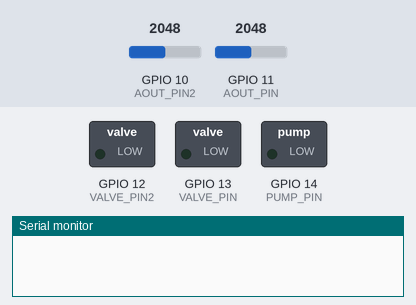
Bench run of a sketch on a simulated ESP32. Shown: switched loads named in the sketch (green lamp = pin HIGH), the last lines printed to the serial monitor. Inputs (shaded band) come from the test bench; at power-on: GPIO 10 (AOUT_PIN2) = 2048, GPIO 11 (AOUT_PIN) = 2048. WiFi joins after 1.5 s; servers stay silent unless stated; no MQTT or app messages arrive unless stated.

Above: at 0.0 s.
At 14.3 s:
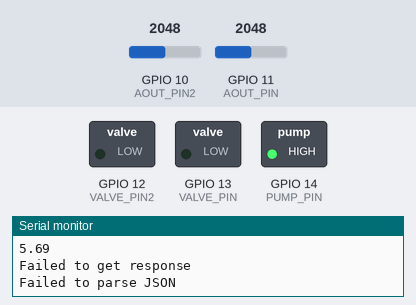
Timing chart, 0 to 15.8 s (numbered marks = the images above):
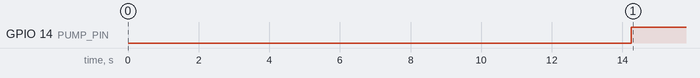

The sketch:

wifiAndIOtest.ino
```cpp
/************************* Project Overview******************************************************************/
// Kevin Root
//4/11/23
//PlantCare
//Included libraries, setup, setup function, loop function
//WiFiConnect, AIOConnect, Sensor, Watering, Timer, Post, Get, Schedule
/************************* Included Libraries ***************************************************************/
#include <WiFi.h>
#include <Adafruit_MQTT.h>
#include <Adafruit_MQTT_Client.h>
#include <HTTPClient.h>
#include <ArduinoJson.h>
/************************* Relay Setup **********************************************************************/
#define PUMP_PIN 14                                       // pin that controls pump
#define VALVE_PIN 13                                      // pin that controls first valve
#define VALVE_PIN2 12                                    //pin that controls second valve
/************************* Sensor Setup *********************************************************************/
#define AOUT_PIN 11                                      //moisture sensor pin
#define AOUT_PIN2 10                                     //second moisture sensor pin
/************************* Adafruit.io Setup ****************************************************************/
#define AIO_SERVER      "io.adafruit.com"                  // Adafruit.io MQTT server
#define AIO_SERVERPORT  1883                               // Adafruit.io MQTT server port
#define AIO_USERNAME    "kevinroot"                        // Adafruit.io username
#define AIO_KEY         "aio_OhUC65cMgTlbcgL7Ww8TIW7X3axv" // Adafruit.io key
#define AIO_FEED        "moist"                            // Adafruit.io feed name
#define AIO_FEED2       "moistier"                         // Adafruit.io second feed name
/************************* WiFi Setup ***********************************************************************/
#define WIFI_SSID       "Kevin's iPhone"                   // Wi-Fi SSID
#define WIFI_PASS       "abcdefgh"                         // Wi-Fi password
/************************* Server Setup *********************************************************************/
WiFiClient espClient;
int serverPort = 443;
const char* postRequestUrl = "https://webhook.site/4de5f86d-e288-46a9-b379-957cf26fe7aa";
const char* websiteUrl = "https://h2bros.ddns.net/cards";
const char* websiteUrl2 = "https://h2bros.ddns.net/set_last_watered";
/************************* Adafruit.io MQTT Client Setup ****************************************************/
Adafruit_MQTT_Client mqttClient(&espClient, AIO_SERVER, AIO_SERVERPORT, AIO_USERNAME, AIO_KEY);
/************************* Adafruit.io MQTT Feeds ***********************************************************/
Adafruit_MQTT_Publish mqttPublishFeed = Adafruit_MQTT_Publish(&mqttClient, AIO_USERNAME "/feeds/" AIO_FEED);
Adafruit_MQTT_Publish mqttPublishFeed2 = Adafruit_MQTT_Publish(&mqttClient, AIO_USERNAME "/feeds/" AIO_FEED2);
/************************* Timer Setup **********************************************************************/
bool isRunning = true;
unsigned long startTime = 0;
unsigned long elapsedTime = 0;
/************************* JSON Setup **********************************************************************/
String CycleTime = "";
int ID1 = 0;
int ID2 = 0;
String PlantName1;
String plantName2;
String dID1;
String dID2;
int dur1;
int dur2;
int tpw1;
int tpd1;
int tpw2;
int tpd2;
int contpd1 = 0;
int contpd2 = 0;
String first;
String sec = "";


/************************* Setup Function *******************************************************************/
void setup() {
   Serial.begin(115200);
   delay(10000);
   connectToWiFi();
   connectToAdafruitIO();
   pinMode(PUMP_PIN, OUTPUT); //set output pin for relay
   pinMode(VALVE_PIN, OUTPUT);
   pinMode(VALVE_PIN2, OUTPUT);
   startTime = millis();
   RunningTimer();
}
/************************* Loop Function ********************************************************************/
void loop() {
  //get sensor data and display it to the io feed
  SensorData();

  //get data from website and save it as a json string
  CycleTime = getRequest();


  //parse json file(s) to get useable data
  int lastBraceIndex = CycleTime.indexOf('}');
  // CycleTime example -> [{"ID":43,"PlantName":"Plant 1","DeviceID":"abc_1","Duration":15,"TimesPerWeek":6,"TimesPerDay":5,"Show":0},{"ID":45,"PlantName":"Plant 2","DeviceID":"abc_2","Duration":90,"TimesPerWeek":9,"TimesPerDay":5,"Show":0}]
  if (CycleTime.charAt(lastBraceIndex + 2) != ']'){
  first = CycleTime.substring(0, lastBraceIndex + 1);
  first += "]"; //make sure first half is a valid json file
  sec = CycleTime.substring(lastBraceIndex + 1);
  sec[0] = '['; //make sure second half is a valid json file
  }else {
    first = CycleTime;
  }
  parseJsonString(first, ID1, PlantName1, dID1, dur1, tpw1, tpd1);
  if (sec != ""){
  parseJsonString(sec, ID2, plantName2, dID2, dur2, tpw2, tpd2);
  }

  /*
Serial.println(ID1);
Serial.println(ID2);
Serial.println(dur1);
Serial.println(dur2);
Serial.println(tpd1);
Serial.println(tpd2);
*/


  //edit times per day value from website to the same units as the timer
  if (tpd1 != 0 && tpd2 != 0){
  tpd1 = (24*3600000) / tpd1; //24 hours * 3600000 milliseconds / number of times per day = time between waters
  tpd2 = (24*3600000) / tpd2;
  }
 // Serial.println(tpd1);
 // Serial.println(tpd2);
  //watering functions that double check if its time to water. Water on first successful loop too
 // if ((elapsedTime >= contpd1) && (ID1 != 0)(//moisture < upRail) && (moisture > lowRail)){
 // contpd1 = tpd1 + contpd1;
  WaterPlant(dur1);
 // postRequest(ID1, dID1);
 // }
 // if ((elapsedTime >= contpd2) && (ID2 != 0) && (//moisture < upRail) && (moisture > lowRail)){
 // contpd2 = tpd2 + contpd2;
  WaterPlant(dur2);
 // postRequest(ID2, dID2);
 // }
  //delay for one second. yolo
//Serial.println(elapsedTime);
  delay(30000);
  Serial.println(dur1);
  Serial.println(dur2);
  Serial.println(elapsedTime);

}
/************************* Helper Functions *****************************************************************/


/************************* WiFi Connection ******************************************************************/
void connectToWiFi() {
  Serial.println("Connecting to Wi-Fi...");
  WiFi.begin(WIFI_SSID, WIFI_PASS);
  while (WiFi.status() != WL_CONNECTED) {
    delay(1000);
    Serial.println("Connecting to WiFi...");
  }
  Serial.println("Connected to Wi-Fi");
}
/************************* ADAfruitIO Connection ************************************************************/
void connectToAdafruitIO() {
  Serial.println("Connecting to Adafruit.io...");
  while (!mqttClient.connected()) {
  mqttClient.connect();
  if(mqttClient.connected()){
  Serial.println("connected to feed");
  }else{
  Serial.println("no connection");
  }
  }
}
/************************* Sensor function ******************************************************************/
void SensorData(){
 // Read data from 2 moisture sensors
  float value = analogRead(AOUT_PIN); //read moisture sensor from ESP32 pin
  float value2 = analogRead(AOUT_PIN2);
  value = value / 360;
  value2 = value2 / 360;
  // Publish a message to Adafruit.io feed
  mqttPublishFeed.publish(value); // Publish the value of the first sensor to the feed
  Serial.println(value);
  mqttPublishFeed2.publish(value2); // Publish the value of the second sensor to the feed
  Serial.println(value2);
  delay(1000); // Publish every 1 minute
}
/************************* Water Plant1 Function ************************************************************/
void WaterPlant(int waTime){
// watering function aaaa
  //if (waTime >8000){
    //waTime = 8000;
 // }

  //digitalWrite(VALVE_PIN, LOW);
  //delay(1000);
  digitalWrite(PUMP_PIN, LOW);
  delay(waTime*1000);
  digitalWrite(PUMP_PIN, HIGH);
  //digitalWrite(VALVE_PIN, HIGH)  ;
  delay(10000);


  Serial.println("Plant watered!") ;
  Serial.println(waTime) ;
}
/************************* Timer Function *******************************************************************/
void RunningTimer(){
   // Check if the timer is running
  if (isRunning) {
  // Calculate the elapsed time
  elapsedTime = millis() - startTime;
  }
  // Display the elapsed time in seconds
  Serial.print("Elapsed Time (s): ");
  Serial.println(elapsedTime / 1000);
  // Delay to reduce CPU usage
  delay(1000);
}

/************************* Get Request Function *************************************************************/
String getRequest(){
  String response;
   HTTPClient http; // delcare http client

  http.begin(websiteUrl);
  int httpCode = http.GET(); // get

  if (httpCode == HTTP_CODE_OK) {
   response = http.getString(); // Get response body
    Serial.println("Response:");
    Serial.println(response);
  } else {
    Serial.println("Failed to get response");
  }

  http.end(); // End http

  return response;
    }
/************************* Post Function ********************************************************************/
void postRequest(int ID, String abc){
  HTTPClient http; // declare http client
//change this to device ID and abc_1
 String postData = "device_id=" + String(ID) + "&abc=" + abc; // post data

  http.begin(websiteUrl2); // Begin HTTP session
  http.addHeader("Content-Type", "application/x-www-form-urlencoded"); // Set content type header
  int httpCode = http.POST(postData); // Post

  if (httpCode == HTTP_CODE_OK) {
    String response = http.getString(); // Get response
    Serial.println("Response:");
    Serial.println(response);
  } else {
    Serial.println("Failed to get response");
  }

  http.end(); // End http
}
/************************* Schedule Function ****************************************************************/
void waterSchedule1(int cycle){
 //done in loop
  }
/************************* JSON Parse Function ***************************************************************/
void parseJsonString(const String& jsonStr,int& ID, String& plantName, String& dID, int& dur, int& tpw, int& tpd) {
  // Parse JSON string
  DynamicJsonDocument jsonDoc(1024);
  DeserializationError error = deserializeJson(jsonDoc, jsonStr);

  // Check for parsing errors
  if (error) {
    Serial.println("Failed to parse JSON");
    return;
  }

  // Get the array of objects from the parsed JSON
  JsonArray jsonArray = jsonDoc.as<JsonArray>();

  // Loop through each object in the array
  for (JsonObject jsonObject : jsonArray) {
    // Extract data from each object
     ID = jsonObject["ID"];
     plantName = jsonObject["PlantName"].as<String>();
     dID = jsonObject["DeviceID"].as<String>();
     dur = jsonObject["Duration"];
     tpw = jsonObject["TimesPerWeek"];
     tpd = jsonObject["TimesPerDay"];
    int show = jsonObject["Show"];


  }
}
```

Measured:
- by itself, GPIO 14 (PUMP_PIN): LOW → HIGH at 14.3 s
